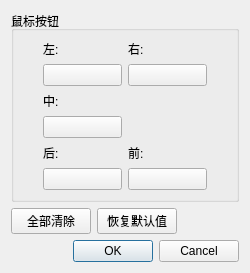
<?xml version="1.0" encoding="UTF-8"?>
<ui version="4.0">
 <class>ConfigureMouseAdvanced</class>
 <widget class="QDialog" name="ConfigureMouseAdvanced">
  <property name="geometry">
   <rect>
    <x>0</x>
    <y>0</y>
    <width>250</width>
    <height>261</height>
   </rect>
  </property>
  <property name="windowTitle">
   <string>配置鼠标</string>
  </property>
  <layout class="QVBoxLayout" name="verticalLayout">
   <item>
    <widget class="QGroupBox" name="gridGroupBox">
     <property name="title">
      <string>鼠标按钮</string>
     </property>
     <layout class="QGridLayout" name="gridLayout">
      <item row="0" column="4">
       <spacer name="horizontalSpacer_2">
        <property name="orientation">
         <enum>Qt::Horizontal</enum>
        </property>
        <property name="sizeType">
         <enum>QSizePolicy::Fixed</enum>
        </property>
        <property name="sizeHint" stdset="0">
         <size>
          <width>20</width>
          <height>20</height>
         </size>
        </property>
       </spacer>
      </item>
      <item row="0" column="3">
       <layout class="QVBoxLayout" name="verticalLayout_4">
        <item>
         <layout class="QHBoxLayout" name="horizontalLayout_3">
          <item>
           <widget class="QLabel" name="label_3">
            <property name="text">
             <string>右:</string>
            </property>
           </widget>
          </item>
         </layout>
        </item>
        <item>
         <widget class="QPushButton" name="right_button">
          <property name="minimumSize">
           <size>
            <width>75</width>
            <height>0</height>
           </size>
          </property>
          <property name="text">
           <string/>
          </property>
         </widget>
        </item>
       </layout>
      </item>
      <item row="0" column="0">
       <spacer name="horizontalSpacer">
        <property name="orientation">
         <enum>Qt::Horizontal</enum>
        </property>
        <property name="sizeType">
         <enum>QSizePolicy::Fixed</enum>
        </property>
        <property name="sizeHint" stdset="0">
         <size>
          <width>20</width>
          <height>20</height>
         </size>
        </property>
       </spacer>
      </item>
      <item row="2" column="1">
       <layout class="QVBoxLayout" name="verticalLayout_3">
        <item>
         <layout class="QHBoxLayout" name="horizontalLayout_2">
          <item>
           <widget class="QLabel" name="label_2">
            <property name="text">
             <string>中:</string>
            </property>
           </widget>
          </item>
         </layout>
        </item>
        <item>
         <widget class="QPushButton" name="middle_button">
          <property name="text">
           <string/>
          </property>
         </widget>
        </item>
       </layout>
      </item>
      <item row="3" column="1">
       <layout class="QVBoxLayout" name="verticalLayout_5">
        <item>
         <layout class="QHBoxLayout" name="horizontalLayout_4">
          <item>
           <widget class="QLabel" name="label_4">
            <property name="minimumSize">
             <size>
              <width>54</width>
              <height>0</height>
             </size>
            </property>
            <property name="text">
             <string>后:</string>
            </property>
           </widget>
          </item>
         </layout>
        </item>
        <item>
         <widget class="QPushButton" name="back_button">
          <property name="text">
           <string/>
          </property>
         </widget>
        </item>
       </layout>
      </item>
      <item row="0" column="1">
       <layout class="QVBoxLayout" name="verticalLayout_2">
        <item>
         <layout class="QHBoxLayout" name="horizontalLayout">
          <item>
           <widget class="QLabel" name="label">
            <property name="text">
             <string>左:</string>
            </property>
           </widget>
          </item>
         </layout>
        </item>
        <item>
         <widget class="QPushButton" name="left_button">
          <property name="minimumSize">
           <size>
            <width>75</width>
            <height>0</height>
           </size>
          </property>
          <property name="text">
           <string/>
          </property>
         </widget>
        </item>
       </layout>
      </item>
      <item row="3" column="3">
       <layout class="QVBoxLayout" name="verticalLayout_6">
        <item>
         <layout class="QHBoxLayout" name="horizontalLayout_5">
          <item>
           <widget class="QLabel" name="label_5">
            <property name="text">
             <string>前:</string>
            </property>
           </widget>
          </item>
         </layout>
        </item>
        <item>
         <widget class="QPushButton" name="forward_button">
          <property name="text">
           <string/>
          </property>
         </widget>
        </item>
       </layout>
      </item>
     </layout>
    </widget>
   </item>
   <item>
    <layout class="QHBoxLayout" name="horizontalLayout_6">
     <item>
      <widget class="QPushButton" name="buttonClearAll">
       <property name="text">
        <string>全部清除</string>
       </property>
      </widget>
     </item>
     <item>
      <widget class="QPushButton" name="buttonRestoreDefaults">
       <property name="text">
        <string>恢复默认值</string>
       </property>
      </widget>
     </item>
     <item>
      <spacer name="horizontalSpacer_3">
       <property name="orientation">
        <enum>Qt::Horizontal</enum>
       </property>
       <property name="sizeHint" stdset="0">
        <size>
         <width>40</width>
         <height>20</height>
        </size>
       </property>
      </spacer>
     </item>
    </layout>
   </item>
   <item>
    <widget class="QDialogButtonBox" name="buttonBox">
     <property name="standardButtons">
      <set>QDialogButtonBox::Cancel|QDialogButtonBox::Ok</set>
     </property>
    </widget>
   </item>
  </layout>
 </widget>
 <resources/>
 <connections>
  <connection>
   <sender>buttonBox</sender>
   <signal>accepted()</signal>
   <receiver>ConfigureMouseAdvanced</receiver>
   <slot>accept()</slot>
   <hints>
    <hint type="sourcelabel">
     <x>124</x>
     <y>266</y>
    </hint>
    <hint type="destinationlabel">
     <x>124</x>
     <y>143</y>
    </hint>
   </hints>
  </connection>
  <connection>
   <sender>buttonBox</sender>
   <signal>rejected()</signal>
   <receiver>ConfigureMouseAdvanced</receiver>
   <slot>reject()</slot>
   <hints>
    <hint type="sourcelabel">
     <x>124</x>
     <y>266</y>
    </hint>
    <hint type="destinationlabel">
     <x>124</x>
     <y>143</y>
    </hint>
   </hints>
  </connection>
 </connections>
</ui>
